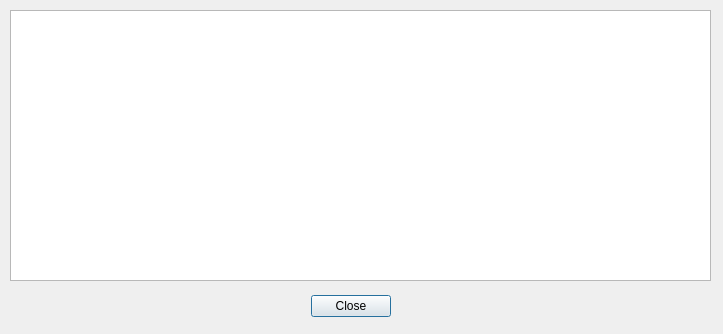
<?xml version="1.0" encoding="UTF-8"?>
<ui version="4.0">
 <class>MetadataFunctionalityDialogBase</class>
 <widget class="QDialog" name="MetadataFunctionalityDialogBase">
  <property name="geometry">
   <rect>
    <x>0</x>
    <y>0</y>
    <width>723</width>
    <height>334</height>
   </rect>
  </property>
  <property name="windowTitle">
   <string>MetadataFunctionality</string>
  </property>
  <widget class="QDialogButtonBox" name="buttonBox">
   <property name="geometry">
    <rect>
     <x>310</x>
     <y>290</y>
     <width>81</width>
     <height>32</height>
    </rect>
   </property>
   <property name="orientation">
    <enum>Qt::Horizontal</enum>
   </property>
   <property name="standardButtons">
    <set>QDialogButtonBox::Close</set>
   </property>
  </widget>
  <widget class="QTextEdit" name="textEdit">
   <property name="enabled">
    <bool>true</bool>
   </property>
   <property name="geometry">
    <rect>
     <x>10</x>
     <y>10</y>
     <width>701</width>
     <height>271</height>
    </rect>
   </property>
  </widget>
 </widget>
 <resources/>
 <connections>
  <connection>
   <sender>buttonBox</sender>
   <signal>accepted()</signal>
   <receiver>MetadataFunctionalityDialogBase</receiver>
   <slot>accept()</slot>
   <hints>
    <hint type="sourcelabel">
     <x>20</x>
     <y>20</y>
    </hint>
    <hint type="destinationlabel">
     <x>20</x>
     <y>20</y>
    </hint>
   </hints>
  </connection>
  <connection>
   <sender>buttonBox</sender>
   <signal>rejected()</signal>
   <receiver>MetadataFunctionalityDialogBase</receiver>
   <slot>reject()</slot>
   <hints>
    <hint type="sourcelabel">
     <x>20</x>
     <y>20</y>
    </hint>
    <hint type="destinationlabel">
     <x>20</x>
     <y>20</y>
    </hint>
   </hints>
  </connection>
 </connections>
</ui>
